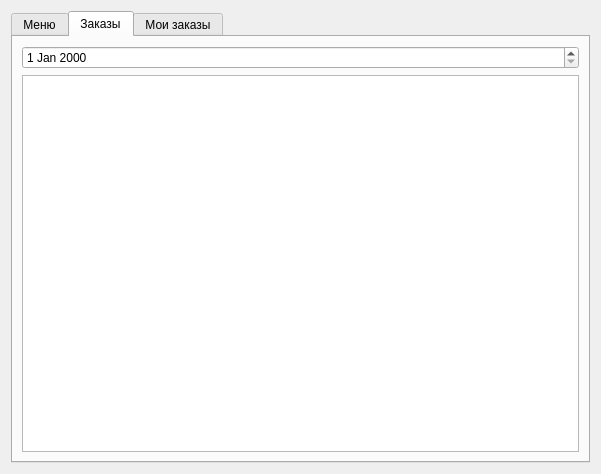
<?xml version="1.0" encoding="UTF-8"?>
<ui version="4.0">
 <class>Form</class>
 <widget class="QWidget" name="Form">
  <property name="geometry">
   <rect>
    <x>0</x>
    <y>0</y>
    <width>601</width>
    <height>474</height>
   </rect>
  </property>
  <property name="windowTitle">
   <string>Form</string>
  </property>
  <layout class="QVBoxLayout" name="verticalLayout">
   <item>
    <widget class="QTabWidget" name="tabWidget">
     <property name="currentIndex">
      <number>1</number>
     </property>
     <widget class="QWidget" name="menu_tab">
      <attribute name="title">
       <string>Меню</string>
      </attribute>
      <layout class="QVBoxLayout" name="verticalLayout_3">
       <item>
        <layout class="QVBoxLayout" name="menuLayout">
         <property name="leftMargin">
          <number>0</number>
         </property>
         <property name="topMargin">
          <number>0</number>
         </property>
         <property name="rightMargin">
          <number>0</number>
         </property>
         <property name="bottomMargin">
          <number>0</number>
         </property>
         <item alignment="Qt::AlignTop">
          <widget class="QLabel" name="menu_title">
           <property name="font">
            <font>
             <family>Roboto Black</family>
             <pointsize>16</pointsize>
             <weight>75</weight>
             <bold>true</bold>
            </font>
           </property>
           <property name="text">
            <string>Меню</string>
           </property>
          </widget>
         </item>
         <item>
          <widget class="QScrollArea" name="scrollArea">
           <property name="widgetResizable">
            <bool>true</bool>
           </property>
           <widget class="QWidget" name="scrollAreaWidgetContents">
            <property name="geometry">
             <rect>
              <x>0</x>
              <y>0</y>
              <width>555</width>
              <height>299</height>
             </rect>
            </property>
            <layout class="QVBoxLayout" name="verticalLayout_4">
             <item>
              <layout class="QVBoxLayout" name="scroll_layout"/>
             </item>
            </layout>
           </widget>
          </widget>
         </item>
         <item>
          <widget class="QWidget" name="admin_panel" native="true">
           <layout class="QHBoxLayout" name="horizontalLayout_3">
            <item>
             <widget class="QPushButton" name="addButton">
              <property name="text">
               <string>Добавить</string>
              </property>
             </widget>
            </item>
            <item>
             <widget class="QPushButton" name="editButton">
              <property name="text">
               <string>Редактировать</string>
              </property>
             </widget>
            </item>
            <item>
             <widget class="QPushButton" name="deleteButton">
              <property name="text">
               <string>Удалить</string>
              </property>
             </widget>
            </item>
           </layout>
          </widget>
         </item>
         <item>
          <layout class="QHBoxLayout" name="options_layout">
           <item>
            <widget class="QPushButton" name="snacks_button">
             <property name="text">
              <string>Закуски</string>
             </property>
            </widget>
           </item>
           <item>
            <widget class="QPushButton" name="salads_button">
             <property name="text">
              <string>Салаты</string>
             </property>
            </widget>
           </item>
           <item>
            <widget class="QPushButton" name="desserts_button">
             <property name="text">
              <string>Десерты</string>
             </property>
            </widget>
           </item>
           <item>
            <widget class="QPushButton" name="season_dish_button">
             <property name="text">
              <string>Сезонные блюда</string>
             </property>
            </widget>
           </item>
          </layout>
         </item>
        </layout>
       </item>
      </layout>
     </widget>
     <widget class="QWidget" name="orders">
      <attribute name="title">
       <string>Заказы</string>
      </attribute>
      <layout class="QVBoxLayout" name="verticalLayout_6">
       <item>
        <layout class="QHBoxLayout" name="horizontalLayout_4">
         <item>
          <widget class="QDateEdit" name="dateEdit"/>
         </item>
        </layout>
       </item>
       <item>
        <widget class="QTableWidget" name="orders_table"/>
       </item>
      </layout>
     </widget>
     <widget class="QWidget" name="client_orders">
      <attribute name="title">
       <string>Мои заказы</string>
      </attribute>
      <layout class="QVBoxLayout" name="verticalLayout_2">
       <item alignment="Qt::AlignTop">
        <widget class="QLabel" name="label">
         <property name="font">
          <font>
           <family>Roboto Black</family>
           <pointsize>16</pointsize>
           <weight>75</weight>
           <bold>true</bold>
          </font>
         </property>
         <property name="text">
          <string>Мой заказ</string>
         </property>
        </widget>
       </item>
       <item>
        <widget class="QScrollArea" name="scrollArea_2">
         <property name="widgetResizable">
          <bool>true</bool>
         </property>
         <widget class="QWidget" name="scrollAreaWidgetContents_2">
          <property name="geometry">
           <rect>
            <x>0</x>
            <y>0</y>
            <width>557</width>
            <height>329</height>
           </rect>
          </property>
          <layout class="QVBoxLayout" name="verticalLayout_5">
           <item>
            <layout class="QHBoxLayout" name="order_layout"/>
           </item>
          </layout>
         </widget>
        </widget>
       </item>
       <item>
        <layout class="QHBoxLayout" name="order_buttons_layout">
         <item>
          <spacer name="horizontalSpacer">
           <property name="orientation">
            <enum>Qt::Horizontal</enum>
           </property>
           <property name="sizeHint" stdset="0">
            <size>
             <width>40</width>
             <height>20</height>
            </size>
           </property>
          </spacer>
         </item>
         <item>
          <widget class="QPushButton" name="pushButton">
           <property name="minimumSize">
            <size>
             <width>150</width>
             <height>0</height>
            </size>
           </property>
           <property name="styleSheet">
            <string notr="true">background-color: rgb(0, 85, 255);
color: #fff</string>
           </property>
           <property name="text">
            <string>Редактировать заказ</string>
           </property>
          </widget>
         </item>
         <item>
          <widget class="QPushButton" name="pushButton_2">
           <property name="minimumSize">
            <size>
             <width>150</width>
             <height>0</height>
            </size>
           </property>
           <property name="styleSheet">
            <string notr="true">background-color: rgb(85, 170, 0);
color: #fff</string>
           </property>
           <property name="text">
            <string>Оформить заказ</string>
           </property>
          </widget>
         </item>
        </layout>
       </item>
       <item>
        <widget class="QLabel" name="status_label">
         <property name="text">
          <string>Cтатус заказа:</string>
         </property>
        </widget>
       </item>
      </layout>
     </widget>
    </widget>
   </item>
  </layout>
 </widget>
 <resources/>
 <connections/>
</ui>
